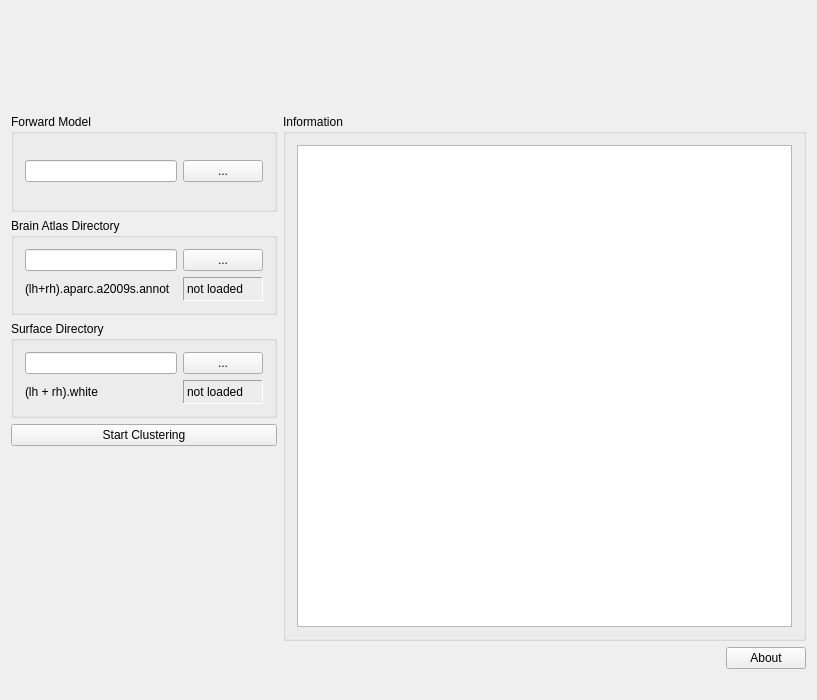
<?xml version="1.0" encoding="UTF-8"?>
<ui version="4.0">
 <class>RtcMusicSetupWidgetClass</class>
 <widget class="QWidget" name="RtcMusicSetupWidgetClass">
  <property name="geometry">
   <rect>
    <x>0</x>
    <y>0</y>
    <width>817</width>
    <height>700</height>
   </rect>
  </property>
  <property name="windowTitle">
   <string>MNESetupWidget</string>
  </property>
  <layout class="QVBoxLayout" name="verticalLayout">
   <item>
    <layout class="QGridLayout" name="m_qGridLayout_main">
     <item row="7" column="3">
      <widget class="QPushButton" name="m_qPushButton_About">
       <property name="text">
        <string>About</string>
       </property>
      </widget>
     </item>
     <item row="3" column="0">
      <widget class="QGroupBox" name="m_qGroupBox_SurfaceDir">
       <property name="title">
        <string>Surface Directory</string>
       </property>
       <layout class="QGridLayout" name="m_qGridLayout_SurfaceDir">
        <item row="1" column="0" colspan="2">
         <widget class="QLabel" name="m_qLabel_surface">
          <property name="text">
           <string>(lh + rh).white</string>
          </property>
         </widget>
        </item>
        <item row="1" column="2">
         <widget class="QLabel" name="m_qLabel_surfaceStat">
          <property name="frameShape">
           <enum>QFrame::Panel</enum>
          </property>
          <property name="frameShadow">
           <enum>QFrame::Sunken</enum>
          </property>
          <property name="text">
           <string>not loaded</string>
          </property>
         </widget>
        </item>
        <item row="0" column="2">
         <widget class="QPushButton" name="m_qPushButton_SurfaceDirDialog">
          <property name="text">
           <string>...</string>
          </property>
         </widget>
        </item>
        <item row="0" column="0" colspan="2">
         <widget class="QLineEdit" name="m_qLineEdit_SurfaceDirName">
          <property name="minimumSize">
           <size>
            <width>140</width>
            <height>0</height>
           </size>
          </property>
         </widget>
        </item>
       </layout>
      </widget>
     </item>
     <item row="0" column="1">
      <spacer name="m_qHorizontalSpacerTitle">
       <property name="orientation">
        <enum>Qt::Horizontal</enum>
       </property>
       <property name="sizeHint" stdset="0">
        <size>
         <width>40</width>
         <height>20</height>
        </size>
       </property>
      </spacer>
     </item>
     <item row="0" column="2" colspan="2">
      <widget class="QLabel" name="m_qLabelMNEImage">
       <property name="text">
        <string/>
       </property>
       <property name="pixmap">
        <pixmap>:/images/rapmusic.png</pixmap>
       </property>
      </widget>
     </item>
     <item row="2" column="0">
      <widget class="QGroupBox" name="m_qGroupBox_AtlasDir">
       <property name="title">
        <string>Brain Atlas Directory</string>
       </property>
       <layout class="QGridLayout" name="m_qGridLayout_AtlasDir">
        <item row="0" column="2">
         <widget class="QPushButton" name="m_qPushButton_AtlasDirDialog">
          <property name="text">
           <string>...</string>
          </property>
         </widget>
        </item>
        <item row="1" column="2">
         <widget class="QLabel" name="m_qLabel_atlasStat">
          <property name="frameShape">
           <enum>QFrame::Panel</enum>
          </property>
          <property name="frameShadow">
           <enum>QFrame::Sunken</enum>
          </property>
          <property name="text">
           <string>not loaded</string>
          </property>
         </widget>
        </item>
        <item row="0" column="0" colspan="2">
         <widget class="QLineEdit" name="m_qLineEdit_AtlasDirName">
          <property name="minimumSize">
           <size>
            <width>140</width>
            <height>0</height>
           </size>
          </property>
         </widget>
        </item>
        <item row="1" column="0">
         <widget class="QLabel" name="m_qLabel_atlas">
          <property name="text">
           <string>(lh+rh).aparc.a2009s.annot</string>
          </property>
         </widget>
        </item>
       </layout>
      </widget>
     </item>
     <item row="7" column="1" colspan="2">
      <spacer name="m_qHorizontalSpacer_About">
       <property name="orientation">
        <enum>Qt::Horizontal</enum>
       </property>
       <property name="sizeHint" stdset="0">
        <size>
         <width>40</width>
         <height>20</height>
        </size>
       </property>
      </spacer>
     </item>
     <item row="1" column="0">
      <widget class="QGroupBox" name="m_qGroupBox_ForwardSolution">
       <property name="title">
        <string>Forward Model</string>
       </property>
       <property name="flat">
        <bool>false</bool>
       </property>
       <layout class="QGridLayout" name="m_qGridLayout_Fwd">
        <item row="0" column="0" colspan="2">
         <widget class="QLineEdit" name="m_qLineEdit_FwdFileName">
          <property name="minimumSize">
           <size>
            <width>140</width>
            <height>0</height>
           </size>
          </property>
         </widget>
        </item>
        <item row="0" column="2">
         <widget class="QPushButton" name="m_qPushButton_FwdFileDialog">
          <property name="text">
           <string>...</string>
          </property>
         </widget>
        </item>
       </layout>
      </widget>
     </item>
     <item row="4" column="0">
      <widget class="QPushButton" name="m_qPushButonStartClustering">
       <property name="text">
        <string>Start Clustering</string>
       </property>
      </widget>
     </item>
     <item row="1" column="1" rowspan="6" colspan="3">
      <widget class="QGroupBox" name="m_qGroupBox_Information">
       <property name="title">
        <string>Information</string>
       </property>
       <layout class="QGridLayout" name="m_qGridLayout_Information">
        <item row="0" column="0">
         <widget class="QTextBrowser" name="m_qTextBrowser_Information"/>
        </item>
       </layout>
      </widget>
     </item>
     <item row="5" column="0" rowspan="2">
      <spacer name="m_qVerticalSpacer_LeftRow">
       <property name="orientation">
        <enum>Qt::Vertical</enum>
       </property>
       <property name="sizeHint" stdset="0">
        <size>
         <width>20</width>
         <height>40</height>
        </size>
       </property>
      </spacer>
     </item>
    </layout>
   </item>
   <item>
    <spacer name="m_qVerticalSpacer_Headline">
     <property name="orientation">
      <enum>Qt::Vertical</enum>
     </property>
     <property name="sizeType">
      <enum>QSizePolicy::Fixed</enum>
     </property>
     <property name="sizeHint" stdset="0">
      <size>
       <width>20</width>
       <height>20</height>
      </size>
     </property>
    </spacer>
   </item>
  </layout>
 </widget>
 <layoutdefault spacing="6" margin="11"/>
 <resources>
  <include location="../rapmusictoolbox.qrc"/>
 </resources>
 <connections/>
</ui>
